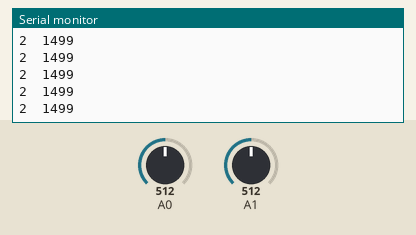
The sketch below on a simulated Arduino Uno, built with avr-gcc and run on an emulated ATmega328P. Shown: the last lines printed to the serial monitor. Inputs (shaded band) come from the test bench; at power-on: A0 = 512, A1 = 512. No radio packets arrive unless stated.

Above: at 1.2 s.
1.3 s: A0 set to 699
At 2.2 s:
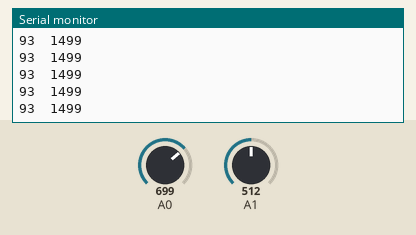
2.8 s: A0 set to 724
At 3.4 s:
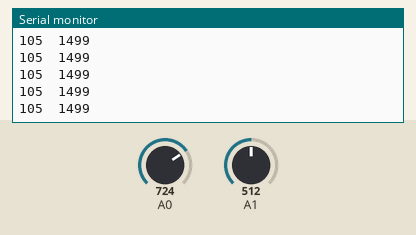
Timing chart, 0 to 5.8 s (numbered marks = the images above; inputs shaded):
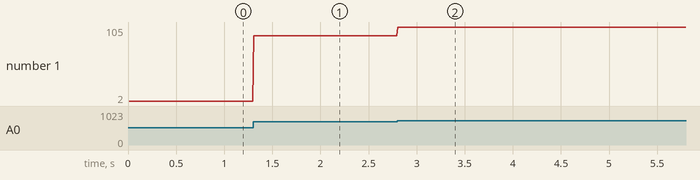

Measured:
- after the input at 1.3 s, the serial monitor: prints a new line at once (image 1)
- after the input at 2.8 s, the serial monitor: prints a new line at once (image 2)
- plotted number 1: 2 → 93 after the input at 1.3 s, 93 → 105 after the input at 2.8 s

The sketch:

sketch_oct23a.ino
```cpp
#include <SPI.h>
#include <nRF24L01.h>
#include <RF24.h>

RF24 radio(9,10); // CE, CSN
const byte address[6] = "00001";
int values[2];
void setup() {
  radio.begin();
  radio.openWritingPipe(address);
  radio.setPALevel(RF24_PA_MIN);
  radio.stopListening();
  Serial.begin(9600);
}

void loop() {
  delay(5);
  radio.stopListening();
  int xValue = analogRead(A0);
  int yValue = analogRead(A1);
  //Serial.println(xValue);
  int speedValue = map(xValue, 507, 1023, 0, 250);
  int angleValue = map(yValue, 0, 1023, 3000, 0);
  Serial.print(speedValue);
  Serial.print("\t");
  Serial.print(angleValue);
  Serial.println();
  values[0] = speedValue;
  values[1] = angleValue;
  radio.write(&values, sizeof(values));
  delay(5);
}
```
